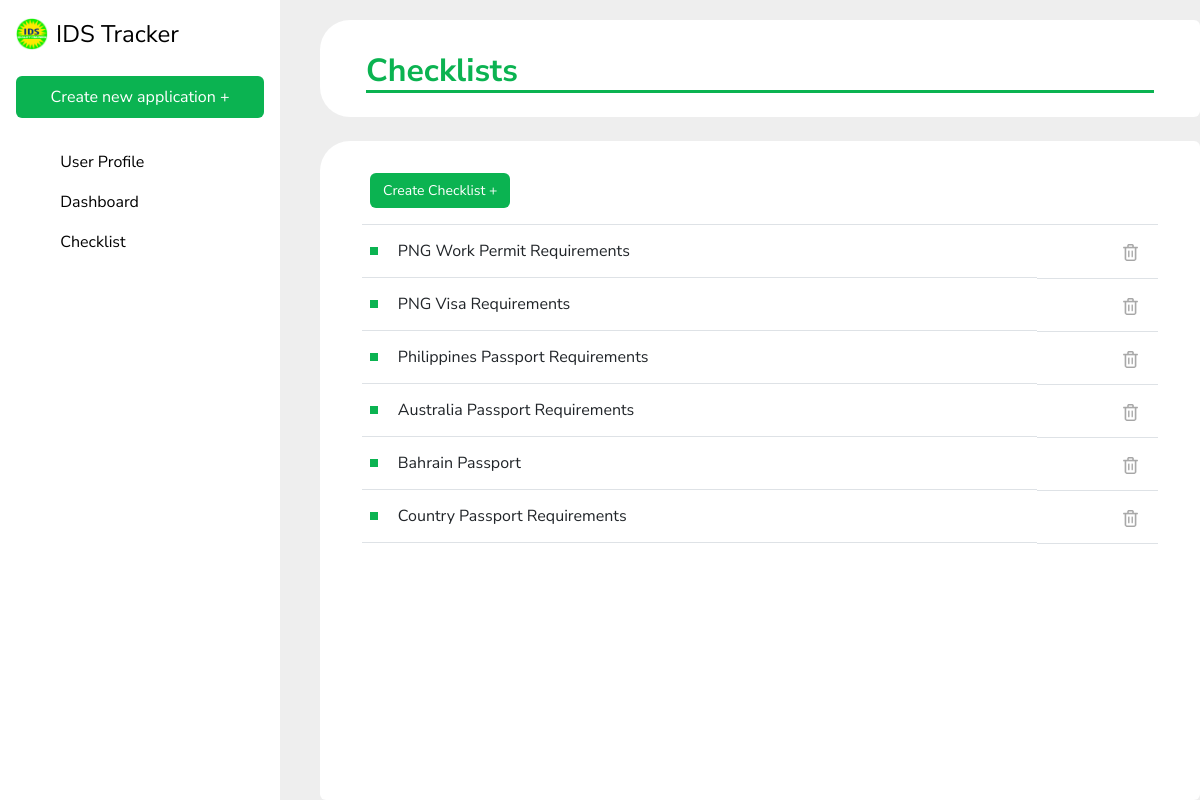
The page /create_checklist on the database its author committed.
### IDSapp/models.py (models this page shows, shortened)
class Checklist(models.Model):
    document_types = [
        ('Visa', 'Visa'),
        ('Passport', 'Passport'),
        ('Work Permit', 'Work Permit')
    ]
    name = models.CharField(max_length=255)
    documentType = models.CharField(max_length = 20, choices = document_types, null=True)
    country =  models.CharField(max_length = 50, null=True)

### IDSapp/views.py (the view)
# urls.py: path('create_checklist', views.create_checklist, name='create_checklist'),
def create_checklist(request):
    if request.method == 'POST':
        Checklist.objects.create(name='Untitled Checklist')
        messages.success(request, 'Checklist created successfully. The checklist has been added into the system.')
        return redirect('view_checklist')
    return render(request, 'checklist.html', {'page_obj': Checklist.objects.all()})

### IDSapp/templates/checklist.html (shortened to what this page needs)
{% extends 'base.html' %}
{% load static %}
{% block content %}
<div class="flex-container">
    <div class="card" style="border: none; border-bottom-left-radius: 30px; border-top-left-radius: 30px;">
        <div class="card-body">
            <h2 class="card-title mt-3" style="margin-left: 30px; margin-right: 30px; color: #0BB351; font-weight: bold; border-bottom: 3px solid #0BB351;">Checklists</h2>
        </div>
    </div>
    <div id="dynamicCard" class="card mt-4 flex-grow">
            <div class="container-fluid">
                <div style="margin-left: 30px; margin-right: 30px;">
                    <table class="table table-hover mt-4">
                        <thead>
                            <tr>
                                <th scope="col">
                                    <form action="{% url 'create_checklist' %}" method="POST">
                                        <button type="submit" class="text-decoration-none btn mb-2" style="color: #ffffff; background-color: #0BB351; font-size: 14px;">Create Checklist +</button>
                                    </form>
                                </th>
                                <th scope="col" class="text-end">
                                </th>
                            </tr>
                        </thead>
                        <tbody>
                            {% for checklist in page_obj %}
                            <tr>
                                <td class="d-flex align-items-center">
                                    <div class="bullet me-2"></div>
                                    <button type="button" class="btn w-100 text-start" data-bs-toggle="modal" data-bs-target="#checklistModal{{ checklist.id }}" style="border: none;">
                                        {{ checklist.name }}
                                    </button>
                                </td>
                                <td class="text-end">
                                    <form action="{% url 'delete_checklist' checklist.id %}" method="POST">
                                        <button type="submit" class="btn" style="background: none; border: none;" onclick="return confirm('Are you sure you want to delete the checklist? You can’t undo this action.')">
                                            <img src="{% static 'bin2.png' %}" width="15" height="17" alt="Delete">
                                        </button>
                                    </form>
                                </td>
                            </tr>
                            {% endfor %}
                        </tbody>
                    </table>
                </div>
            </div>
    </div>
</div>
{% endblock %}

### IDSapp/templates/base.html (style rules this page uses)
body { background-color: #EEE; font-family: 'Nunito Sans', sans-serif; }

### IDSapp/templates/checklist.html (style rules this page uses)
.flex-container { display: flex; flex-direction: column; height: 100vh; margin-left: 40px; padding-top: 20px; }
.flex-grow { flex-grow: 1; border: none; border-top-left-radius: 30px; }

### rows shown on the page
Checklist: name "PNG Work Permit Requirements"
Checklist: name "PNG Visa Requirements"
Checklist: name "Philippines Passport Requirements"
Checklist: name "Australia Passport Requirements"
Checklist: name "Bahrain Passport"
Checklist: name "Country Passport Requirements"
